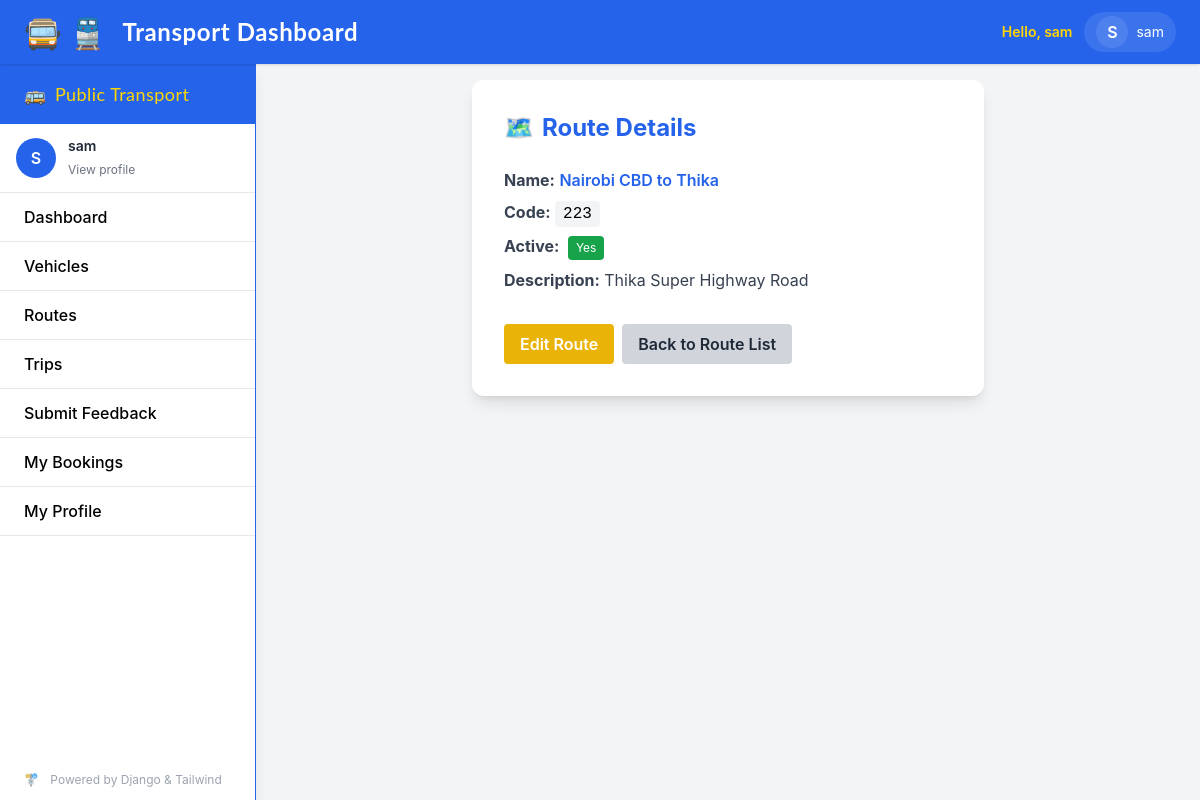
Page /routes/1/ (signed in) on the committed database.
### transport/models.py (models this page shows, shortened)
class Route(models.Model):
    name = models.CharField(max_length=100)
    code = models.CharField(max_length=20, unique=True)
    description = models.TextField(blank=True)
    active = models.BooleanField(default=True)

### transport/views.py (the view)
# urls.py: path('routes/<int:pk>/', RouteDetailView.as_view(), name='route-detail'),     # all users
class RouteDetailView(LoginRequiredMixin, DetailView):
    model = Route
    template_name = 'dashboard/route_detail.html'
    context_object_name = 'route'

### transport/templates/dashboard/route_detail.html
{% extends "base.html" %}
{% block content %}
<div class="bg-white rounded-xl shadow-lg p-8 max-w-lg mx-auto">
    <div class="flex items-center gap-2 mb-6">
        <span class="text-2xl">🗺️</span>
        <h2 class="text-2xl font-bold text-transport-blue">Route Details</h2>
    </div>
    <ul class="mb-8 text-base">
        <li class="mb-2"><strong class="text-gray-700">Name:</strong> <span class="text-transport-blue font-semibold">{{ route.name }}</span></li>
        <li class="mb-2"><strong class="text-gray-700">Code:</strong> <span class="font-mono bg-gray-100 px-2 py-1 rounded">{{ route.code }}</span></li>
        <li class="mb-2">
            <strong class="text-gray-700">Active:</strong>
            {% if route.active %}
                <span class="inline-block bg-green-600 text-white px-2 py-1 rounded text-xs ml-1">Yes</span>
            {% else %}
                <span class="inline-block bg-red-600 text-white px-2 py-1 rounded text-xs ml-1">No</span>
            {% endif %}
        </li>
        <li class="mb-2"><strong class="text-gray-700">Description:</strong>
            <span class="text-gray-700">{{ route.description }}</span>
        </li>
    </ul>
    <div class="flex gap-2">
        <a href="{% url 'dashboard:route-edit' route.pk %}" class="bg-yellow-500 text-white px-4 py-2 rounded hover:bg-yellow-600 transition font-semibold">Edit Route</a>
        <a href="{% url 'dashboard:route-list' %}" class="bg-gray-300 text-gray-800 px-4 py-2 rounded hover:bg-gray-400 transition font-semibold">Back to Route List</a>
    </div>
</div>
{% endblock %}

### transport/templates/base.html (shortened to what this page needs)
<!DOCTYPE html>
<html lang="en">
<head>
    <script src="https://cdn.tailwindcss.com"></script>
</head>
<body class="bg-transport-gray min-h-screen font-sans">
    <nav class="fixed top-0 left-0 right-0 z-30 bg-transport-blue text-white h-16 flex items-center px-6 shadow">
        <div class="flex-1 flex items-center">
            <span class="mr-4 text-3xl font-display">
                🚍 🚆
            </span>
            <a class="font-bold text-2xl tracking-wide font-display mr-8 hover:text-transport-yellow transition" href="{% url 'dashboard:dashboard' %}">
                Transport Dashboard
            </a>
        </div>
        <div class="flex items-center space-x-4">
            {% if user.is_authenticated %}
                <div class="hidden sm:flex items-center space-x-3">
                    <div class="text-sm text-transport-yellow font-semibold">Hello, {{ user.get_full_name|default:user.username }}</div>
                    <div class="relative" x-data>
                        <button id="profile-menu-button" aria-haspopup="true" aria-expanded="false" class="flex items-center gap-2 bg-white/10 hover:bg-white/20 px-3 py-1 rounded-full focus:outline-none">
                            <span class="w-8 h-8 rounded-full bg-white/10 flex items-center justify-center font-semibold text-white">
                                {{ user.username|slice:":1"|upper }}
                            </span>
                            <span class="text-sm hidden md:inline">{{ user.username }}</span>
                        </button>
                    </div>
                </div>
            {% else %}
                <div>
                    <a href="{% url 'login' %}" class="hover:text-transport-yellow font-semibold transition">Login</a>
                </div>
            {% endif %}
        </div>
    </nav>
    <aside class="fixed top-16 left-0 h-[calc(100vh-4rem)] w-64 bg-white shadow-lg flex flex-col z-20 border-r border-transport-blue">
        <div class="flex items-center px-6 py-4 bg-transport-blue text-transport-yellow font-display text-lg tracking-wide">
            <span class="mr-2">🚌</span> Public Transport
        </div>
        {% if user.is_authenticated %}
        <div class="px-4 py-3 border-b">
            <div class="flex items-center gap-3">
                <div class="w-10 h-10 rounded-full bg-transport-blue text-white flex items-center justify-center font-semibold">
                    {{ user.username|slice:":1"|upper }}
                </div>
                <div>
                    <div class="text-sm font-semibold text-gray-800">{{ user.get_full_name|default:user.username }}</div>
                    <a href="{% url 'profile' %}" class="text-xs text-gray-500 hover:underline">View profile</a>
                </div>
            </div>
        </div>
        {% endif %}
        <a href="{% url 'dashboard:dashboard' %}" class="py-3 px-6 hover:bg-transport-blue hover:text-white border-b font-medium transition">Dashboard</a>
        <a href="{% url 'dashboard:vehicle-list' %}" class="py-3 px-6 hover:bg-transport-blue hover:text-white border-b font-medium transition">Vehicles</a>
        <a href="{% url 'dashboard:route-list' %}" class="py-3 px-6 hover:bg-transport-blue hover:text-white border-b font-medium transition">Routes</a>
        <a href="{% url 'dashboard:trip-list' %}" class="py-3 px-6 hover:bg-transport-blue hover:text-white border-b font-medium transition">Trips</a>
        <a href="{% url 'dashboard:feedback-create' %}" class="py-3 px-6 hover:bg-transport-blue hover:text-white border-b font-medium transition">Submit Feedback</a>
        {% if user.is_authenticated and not user.is_staff %}
            <a href="{% url 'dashboard:booking-list' %}" class="py-3 px-6 hover:bg-transport-blue hover:text-white border-b font-medium transition">My Bookings</a>
            <a href="{% url 'profile' %}" class="py-3 px-6 hover:bg-transport-blue hover:text-white border-b font-medium transition">My Profile</a>
        {% endif %}
        <div class="mt-auto px-6 py-3 text-xs text-gray-400">
            <span class="mr-2">🚏</span> Powered by Django & Tailwind
        </div>
    </aside>
    <main class="ml-64 pt-20 px-8 pb-10 transition-all bg-transport-gray min-h-[calc(100vh-4rem)]">
        <div class="max-w-6xl mx-auto">
            {% block content %}
            {% endblock %}
        </div>
    </main>
</body>
</html>

### rows in the picture
Route: name "Nairobi CBD to Thika", code "223", description "Thika Super Highway Road"

### other values in the picture
{{ user.get_full_name|default:user.username }} "sam"
{{ user.username|slice:":1"|upper }} "S"
{{ user.username }} "sam"
